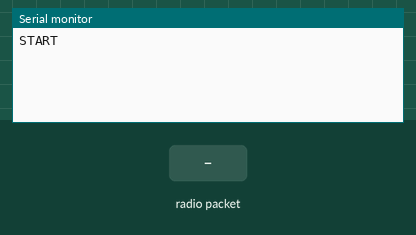
Bench run of a sketch on a simulated Arduino Uno, built with avr-gcc and run on an emulated ATmega328P. On the bench: the last lines printed to the serial monitor. The test bench sets the inputs (shaded band). No radio packets arrive unless stated.

Above: at 1.2 s.
1.3 s: radio packet "1" arrives
At 2.2 s:
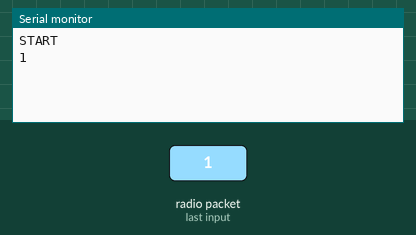
2.8 s: radio packet "0" arrives
At 3.4 s:
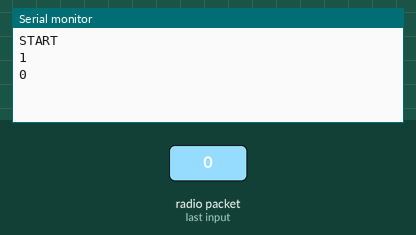
4.3 s: radio packet "2" arrives
At 5.7 s:
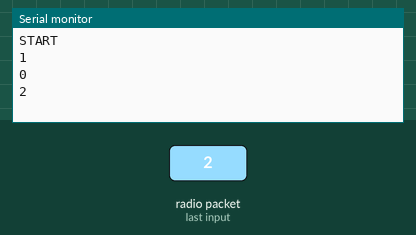

The sketch:

RFrx.ino
```cpp
#include <SPI.h>
#include <nRF24L01.h>
#include <RF24.h>
RF24 radio(9, 10); // CE, CSN
const byte address[6] = "00001";
void setup() {
  Serial.begin(9600);
  Serial.println("START");
  radio.begin();
  radio.openReadingPipe(0, address);
  radio.setPALevel(RF24_PA_MIN);
  radio.startListening();
}
void loop() {
  if (radio.available()) {
    char text[32] = "";
    radio.read(&text, sizeof(text));
    Serial.println(text);
  }
}
```

Measured:
- after the input at 1.3 s, the serial monitor: prints a new line at once (image 1)
- after the input at 2.8 s, the serial monitor: prints a new line at once (image 2)
- after the input at 4.3 s, the serial monitor: prints a new line at once (image 3)
